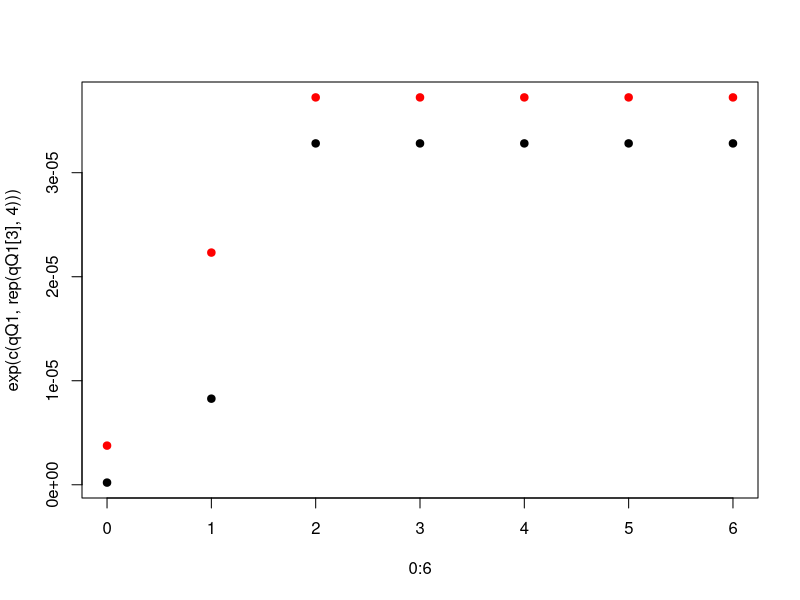

R code for this plot:

keyLogFpar0 <- -15.378	
keyLogFpar1 <- -11.702
keyLogFpar2 <- -10.329
keyLogFpar3 <- -10.441	
keyLogFpar4 <- -10.195
keyLogFpar5 <- -12.490
keyLogFpar6 <- -10.710
keyLogFpar7 <- -10.143
keyLogFpar8 <- -10.212

qQ1 <- c(keyLogFpar0,keyLogFpar1,mean(c(keyLogFpar2,keyLogFpar2,keyLogFpar2,
                                        keyLogFpar3,keyLogFpar4))) 
qQ4 <- c(keyLogFpar5,keyLogFpar6,mean(c(keyLogFpar7,keyLogFpar8,keyLogFpar8,
                                        keyLogFpar8,keyLogFpar8)))
plot(0:6,exp(c(qQ1,rep(qQ1[3],4))),pch=19,ylim=exp(c(min(c(qQ1,qQ4)),max(c(qQ1,qQ4)))))
points(0:6,exp(c(qQ4,rep(qQ4[3],4))),pch=19,col="red")
